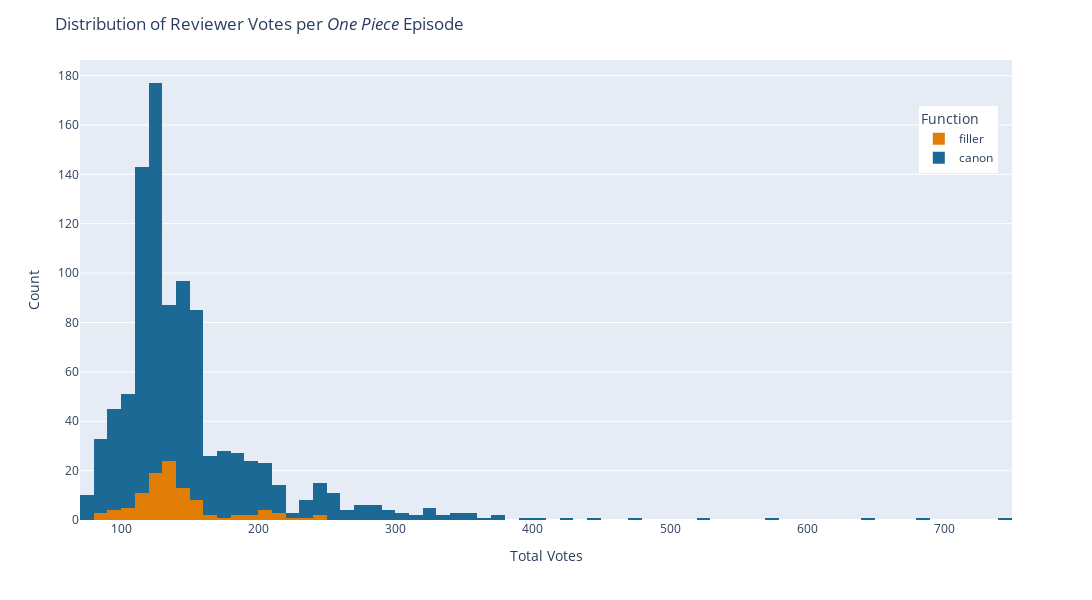

Here is the notebook cell this chart was saved with:
### Markdown cell above
The other numeric field we're looking at is 'total_votes'. This represents the number of votes which contributed to 'average_rating', or to put it another way, the number of reviewers who rated a given episode. We could think of this as a way to measure the level of viewer activity relative to each episode. Here's the distribution:

### Code cell
# Total Votes histogram
fig = px.histogram(df, 
                   x='total_votes',
                   color='Function',
                   nbins=100, # single bin per each group of 10
                   color_discrete_map=function_color_map,
                   category_orders={'Function': ['filler', 'canon']} # Ordering sets orange bars under the more prevalent blue bars
)

# Formatting customizations
fig.update_layout(
    title='Distribution of Reviewer Votes per <i>One Piece</i> Episode',
    xaxis_title='Total Votes',
    yaxis_title='Count',
    height=600,
    width=1500,
    legend=dict(
        x=0.9,
        y=0.9
    )
)

# Show the figure
fig.show()

### Figure 1 — Plotly figure (JSON) as saved in the notebook; plotly's stock layout.template omitted (floating-point values rounded to 4 significant figures; data arrays with more than 128 entries replaced by an {"elided": "..."} marker saying what was removed)
{"data": [{"bingroup": "x", "hovertemplate": "Function=filler<br>total_votes=%{x}<br>count=%{y}<extra></extra>", "legendgroup": "filler", "marker": {"color": "rgb(225, 124, 5)", "pattern": {"shape": ""}}, "name": "filler", "nbinsx": 100, "orientation": "v", "showlegend": true, "type": "histogram", "x": [245.0, 249.0, 233.0, 225.0, 213.0, 211.0, 210.0, 207.0, 201.0, 199.0, 195.0, 205.0, 202.0, 185.0, 180.0, 177.0, 168.0, 161.0, 156.0, 155.0, 155.0, 156.0, 151.0, 151.0, 148.0, 148.0, 151.0, 145.0, 145.0, 150.0, 143.0, 141.0, 143.0, 142.0, 137.0, 135.0, 139.0, 141.0, 137.0, 137.0, 141.0, 143.0, 139.0, 145.0, 146.0, 132.0, 134.0, 138.0, 131.0, 131.0, 137.0, 139.0, 132.0, 131.0, 134.0, 126.0, 131.0, 136.0, 134.0, 129.0, 130.0, 133.0, 134.0, 128.0, 129.0, 129.0, 127.0, 123.0, 125.0, 124.0, 123.0, 123.0, 124.0, 133.0, 124.0, 126.0, 125.0, 122.0, 118.0, 118.0, 115.0, 116.0, 115.0, 122.0, 131.0, 117.0, 115.0, 106.0, 109.0, 110.0, 121.0, 122.0, 115.0, 114.0, 112.0, 109.0, 101.0, 96.0, 95.0, 82.0, 80.0, 84.0, 96.0, 91.0, 107.0], "xaxis": "x", "yaxis": "y"}, {"bingroup": "x", "hovertemplate": "Function=canon<br>total_votes=%{x}<br>count=%{y}<extra></extra>", "legendgroup": "canon", "marker": {"color": "rgb(29, 105, 150)", "pattern": {"shape": ""}}, "name": "canon", "nbinsx": 100, "orientation": "v", "showlegend": true, "type": "histogram", "x": {"elided": "853 float values"}, "xaxis": "x", "yaxis": "y"}], "layout": {"barmode": "relative", "height": 600, "legend": {"title": {"text": "Function"}, "tracegroupgap": 0, "x": 0.9, "y": 0.9}, "margin": {"t": 60}, "title": {"text": "Distribution of Reviewer Votes per <i>One Piece</i> Episode"}, "width": 1500, "xaxis": {"anchor": "y", "domain": [0, 1], "title": {"text": "Total Votes"}}, "yaxis": {"anchor": "x", "domain": [0, 1], "title": {"text": "Count"}}}}
